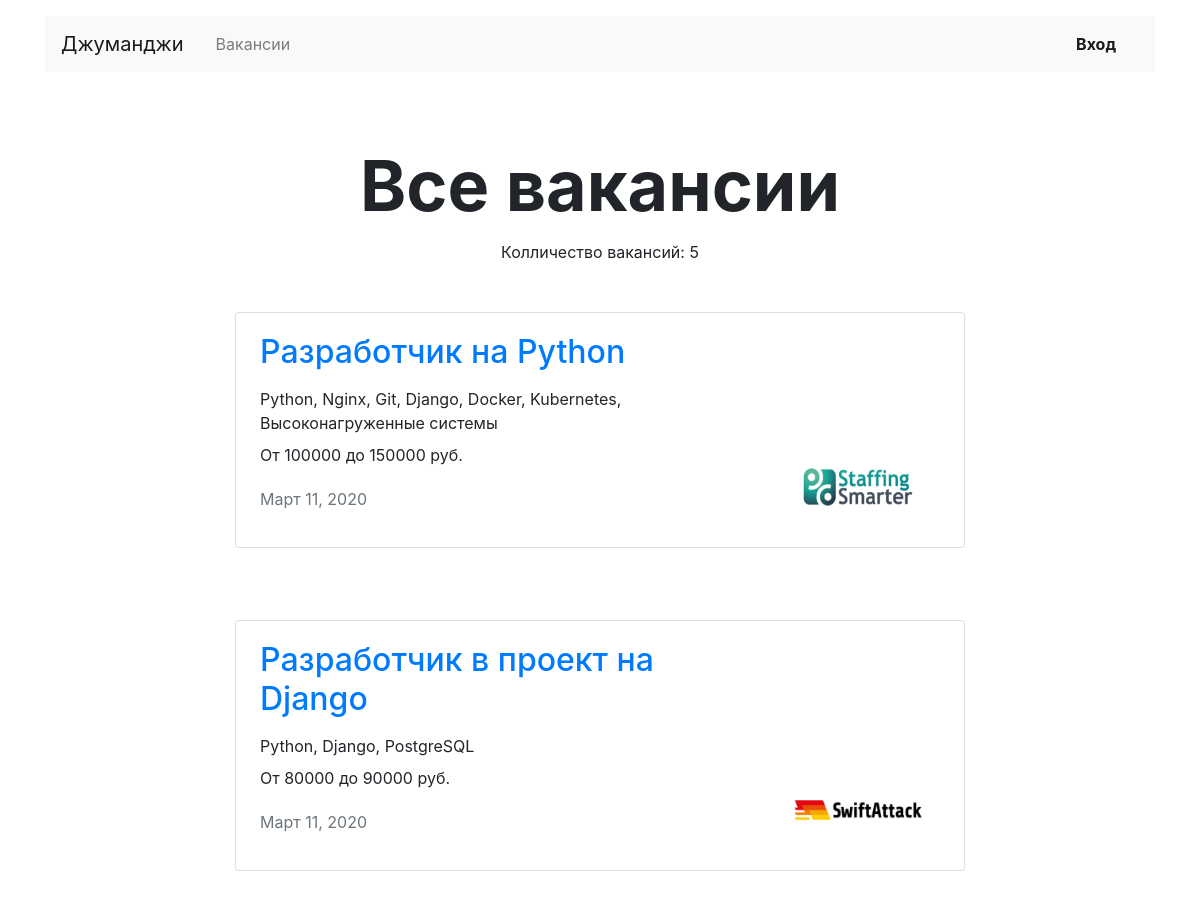
/vacancies/ (upper part), run on an earlier commit of the app's database.
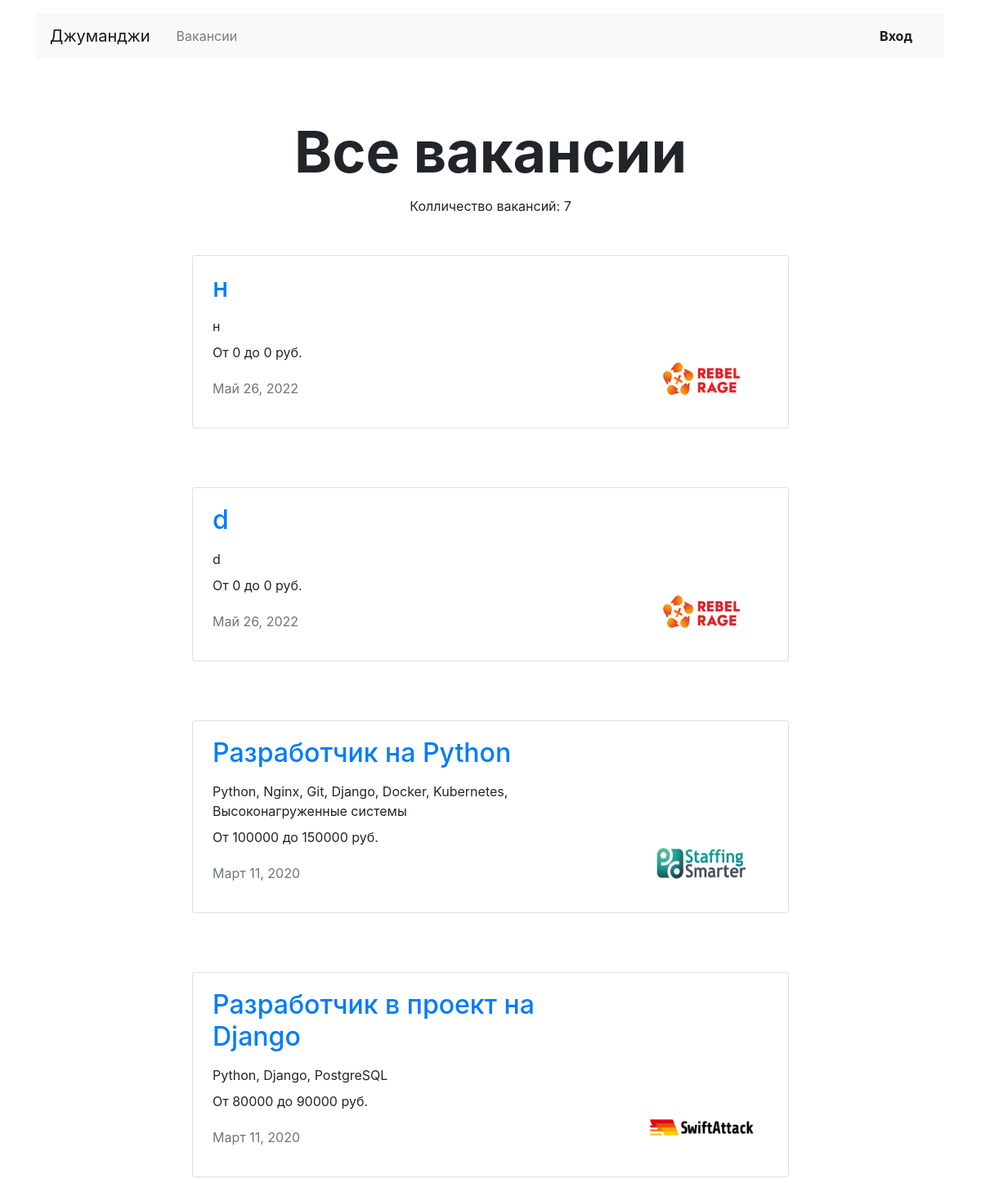
And on a later commit of the database.
### app_work/models.py (models this page shows, shortened)
class Vacancy(models.Model):
    title = models.CharField(max_length=50)
    specialty = models.ForeignKey('Specialty', on_delete=models.CASCADE, related_name="vacancies")
    company = models.ForeignKey('Company', on_delete=models.CASCADE, related_name="vacancies")
    skills = models.TextField()
    description = models.TextField()
    salary_min = models.IntegerField(default=0)
    salary_max = models.IntegerField(default=0)
    published_at = models.DateField(auto_now_add=True)
    class Meta:
        verbose_name = 'Вакансия'
        verbose_name_plural = 'Вакансии'
        ordering = ['-published_at']

class Company(models.Model):
    name = models.CharField(max_length=100)
    location = models.CharField(max_length=100)
    logo = models.ImageField(upload_to=MEDIA_COMPANY_IMAGE_DIR)
    description = models.TextField()
    employee_count = models.IntegerField(default=1)
    owner = models.OneToOneField(User, on_delete=models.CASCADE, null=False, related_name='company')
    class Meta:
        verbose_name = 'Компания'
        verbose_name_plural = 'Компании'
        ordering = ['pk']

### app_work/views/public.py (the view)
# urls.py: path('vacancies/', VacanciesListView.as_view(), name='vacancies'),
class VacanciesListView(ListView):
    model = Vacancy
    template_name = 'app_work/vacancies.html'
    context_object_name = 'vacancies'
    extra_context = {'title': 'Вакансии | Джуманджи', 'name_page': 'Все вакансии'}

### app_work/templates/app_work/vacancies.html (shortened to what this page needs)
{% extends 'app_work/base.html' %}
{% block container %}
<main class="container mt-3">
    <section>
        {% if specialty %}
        <h1 class="h1 text-center mx-auto mt-4 pt-5" style="font-size: 70px;"><strong>{{specialty.title}}</strong></h1>
        <p class="text-center pt-1">Колличество вакансий: {{vacancies|length}}</p>
        {% else %}
        <h1 class="h1 text-center mx-auto mt-4 pt-5" style="font-size: 70px;"><strong>{{name_page}}</strong></h1>
        <p class="text-center pt-1">Колличество вакансий: {{vacancies|length}}</p>
        {% endif %}
        {% for vacancy in vacancies %}
        <div class="row mt-5">
            <div class="col-12 col-lg-8 offset-lg-2 m-auto">
                <div class="card mb-4">
                    <div class="card-body px-4">
                        <div class="row">
                            <div class="col-12 col-md-8 col-lg-9">
                                <h2 class="h2 pb-2"><a href="{% url 'vacancy' vacancy.id %}">{{ vacancy.title }}</a></h2>
                                <p class="mb-2">{{ vacancy.skills }}</p>
                                <p>От {{ vacancy.salary_min }} до {{ vacancy.salary_max }} руб.</p>
                                <p class="text-muted pt-1">{{ vacancy.published_at }}</p>
                            </div>
                            <div class="col-12 col-md-4 col-lg-3 d-flex align-items-end">
                                <a href="{% url 'company' vacancy.company.id %}"><img src="{{ vacancy.company.logo.url }}" width="130" height="80" alt=""></a>
                            </div>
                        </div>
                    </div>
                </div>
            </div>
        </div>
        {% endfor %}
    </section>
</main>
{% endblock %}

What changed in the data, as far as the page shows it:
added Vacancy: title "н", skills "н", salary_min "0", salary_max "0", published_at "Май 26, 2022", company.logo (picture)
added Vacancy: title "d", skills "d", salary_min "0", salary_max "0", published_at "Май 26, 2022", company.logo (picture)
Also different on the page:
{{ vacancies|length }}: "5" → "7"
